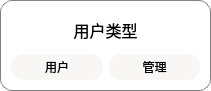
  <widget class="QGroupBox" name="chooseType">
   <property name="geometry">
    <rect>
     <x>20</x>
     <y>20</y>
     <width>211</width>
     <height>91</height>
    </rect>
   </property>
   <property name="styleSheet">
    <string notr="true">QGroupBox{
background-color: rgba(255, 255, 255, 200);
border-radius:12px;
border: 1px solid gray;
}</string>
   </property>
   <layout class="QVBoxLayout" name="verticalLayout_4">
    <property name="leftMargin">
     <number>10</number>
    </property>
    <property name="topMargin">
     <number>10</number>
    </property>
    <property name="rightMargin">
     <number>10</number>
    </property>
    <property name="bottomMargin">
     <number>10</number>
    </property>
    <item>
     <widget class="QLabel" name="Title_2">
      <property name="minimumSize">
       <size>
        <width>0</width>
        <height>32</height>
       </size>
      </property>
      <property name="font">
       <font>
        <family>aakar</family>
        <pointsize>12</pointsize>
        <bold>false</bold>
       </font>
      </property>
      <property name="text">
       <string>用户类型</string>
      </property>
      <property name="alignment">
       <set>Qt::AlignCenter</set>
      </property>
     </widget>
    </item>
    <item>
     <layout class="QHBoxLayout" name="horizontalLayout">
      <item>
       <widget class="QPushButton" name="customerType">
        <property name="sizePolicy">
         <sizepolicy hsizetype="Minimum" vsizetype="Fixed">
          <horstretch>0</horstretch>
          <verstretch>0</verstretch>
         </sizepolicy>
        </property>
        <property name="maximumSize">
         <size>
          <width>128</width>
          <height>16777215</height>
         </size>
        </property>
        <property name="palette">
         <palette>
          <active>
           <colorrole role="WindowText">
            <brush brushstyle="SolidPattern">
             <color alpha="255">
              <red>0</red>
              <green>0</green>
              <blue>0</blue>
             </color>
            </brush>
           </colorrole>
           <colorrole role="Button">
            <brush brushstyle="SolidPattern">
             <color alpha="200">
              <red>246</red>
              <green>245</green>
              <blue>244</blue>
             </color>
            </brush>
           </colorrole>
           <colorrole role="Light">
            <brush brushstyle="SolidPattern">
             <color alpha="255">
              <red>255</red>
              <green>255</green>
              <blue>255</blue>
             </color>
            </brush>
           </colorrole>
           <colorrole role="Midlight">
            <brush brushstyle="SolidPattern">
             <color alpha="255">
              <red>255</red>
              <green>255</green>
              <blue>255</blue>
             </color>
            </brush>
           </colorrole>
           <colorrole role="Dark">
            <brush brushstyle="SolidPattern">
             <color alpha="255">
              <red>127</red>
              <green>127</green>
              <blue>127</blue>
             </color>
            </brush>
           </colorrole>
           <colorrole role="Mid">
            <brush brushstyle="SolidPattern">
             <color alpha="255">
              <red>170</red>
              <green>170</green>
              <blue>170</blue>
             </color>
            </brush>
           </colorrole>
           <colorrole role="Text">
            <brush brushstyle="SolidPattern">
             <color alpha="255">
              <red>0</red>
              <green>0</green>
              <blue>0</blue>
             </color>
            </brush>
           </colorrole>
           <colorrole role="BrightText">
            <brush brushstyle="SolidPattern">
             <color alpha="255">
              <red>255</red>
              <green>255</green>
              <blue>255</blue>
             </color>
            </brush>
           </colorrole>
           <colorrole role="ButtonText">
            <brush brushstyle="SolidPattern">
             <color alpha="255">
              <red>0</red>
              <green>0</green>
              <blue>0</blue>
             </color>
            </brush>
           </colorrole>
           <colorrole role="Base">
            <brush brushstyle="SolidPattern">
             <color alpha="200">
              <red>246</red>
              <green>245</green>
              <blue>244</blue>
             </color>
            </brush>
           </colorrole>
           <colorrole role="Window">
            <brush brushstyle="SolidPattern">
             <color alpha="200">
              <red>246</red>
              <green>245</green>
              <blue>244</blue>
             </color>
            </brush>
           </colorrole>
           <colorrole role="Shadow">
            <brush brushstyle="SolidPattern">
             <color alpha="255">
              <red>0</red>
              <green>0</green>
              <blue>0</blue>
             </color>
            </brush>
           </colorrole>
           <colorrole role="AlternateBase">
            <brush brushstyle="SolidPattern">
             <color alpha="255">
              <red>255</red>
              <green>255</green>
              <blue>255</blue>
             </color>
            </brush>
           </colorrole>
           <colorrole role="ToolTipBase">
            <brush brushstyle="SolidPattern">
             <color alpha="255">
              <red>255</red>
              <green>255</green>
              <blue>220</blue>
             </color>
            </brush>
           </colorrole>
           <colorrole role="ToolTipText">
            <brush brushstyle="SolidPattern">
             <color alpha="255">
              <red>0</red>
              <green>0</green>
              <blue>0</blue>
             </color>
            </brush>
           </colorrole>
           <colorrole role="PlaceholderText">
            <brush brushstyle="SolidPattern">
             <color alpha="127">
              <red>0</red>
              <green>0</green>
              <blue>0</blue>
             </color>
            </brush>
           </colorrole>
          </active>
          <inactive>
           <colorrole role="WindowText">
            <brush brushstyle="SolidPattern">
             <color alpha="255">
              <red>0</red>
              <green>0</green>
              <blue>0</blue>
             </color>
            </brush>
           </colorrole>
           <colorrole role="Button">
            <brush brushstyle="SolidPattern">
             <color alpha="200">
              <red>246</red>
              <green>245</green>
              <blue>244</blue>
             </color>
            </brush>
           </colorrole>
           <colorrole role="Light">
            <brush brushstyle="SolidPattern">
             <color alpha="255">
              <red>255</red>
              <green>255</green>
              <blue>255</blue>
             </color>
            </brush>
           </colorrole>
           <colorrole role="Midlight">
            <brush brushstyle="SolidPattern">
             <color alpha="255">
              <red>202</red>
              <green>202</green>
              <blue>202</blue>
             </color>
            </brush>
           </colorrole>
           <colorrole role="Dark">
            <brush brushstyle="SolidPattern">
             <color alpha="255">
              <red>159</red>
              <green>159</green>
              <blue>159</blue>
             </color>
            </brush>
           </colorrole>
           <colorrole role="Mid">
            <brush brushstyle="SolidPattern">
             <color alpha="255">
              <red>184</red>
              <green>184</green>
              <blue>184</blue>
             </color>
            </brush>
           </colorrole>
           <colorrole role="Text">
            <brush brushstyle="SolidPattern">
             <color alpha="255">
              <red>0</red>
              <green>0</green>
              <blue>0</blue>
             </color>
            </brush>
           </colorrole>
           <colorrole role="BrightText">
            <brush brushstyle="SolidPattern">
             <color alpha="255">
              <red>255</red>
              <green>255</green>
              <blue>255</blue>
             </color>
            </brush>
           </colorrole>
           <colorrole role="ButtonText">
            <brush brushstyle="SolidPattern">
             <color alpha="255">
              <red>0</red>
              <green>0</green>
              <blue>0</blue>
             </color>
            </brush>
           </colorrole>
           <colorrole role="Base">
            <brush brushstyle="SolidPattern">
             <color alpha="200">
              <red>246</red>
              <green>245</green>
              <blue>244</blue>
             </color>
            </brush>
           </colorrole>
           <colorrole role="Window">
            <brush brushstyle="SolidPattern">
             <color alpha="200">
              <red>246</red>
              <green>245</green>
              <blue>244</blue>
             </color>
            </brush>
           </colorrole>
           <colorrole role="Shadow">
            <brush brushstyle="SolidPattern">
             <color alpha="255">
              <red>118</red>
              <green>118</green>
              <blue>118</blue>
             </color>
            </brush>
           </colorrole>
           <colorrole role="AlternateBase">
            <brush brushstyle="SolidPattern">
             <color alpha="255">
              <red>247</red>
              <green>247</green>
              <blue>247</blue>
             </color>
            </brush>
           </colorrole>
           <colorrole role="ToolTipBase">
            <brush brushstyle="SolidPattern">
             <color alpha="255">
              <red>255</red>
              <green>255</green>
              <blue>220</blue>
             </color>
            </brush>
           </colorrole>
           <colorrole role="ToolTipText">
            <brush brushstyle="SolidPattern">
             <color alpha="255">
              <red>0</red>
              <green>0</green>
              <blue>0</blue>
             </color>
            </brush>
           </colorrole>
           <colorrole role="PlaceholderText">
            <brush brushstyle="SolidPattern">
             <color alpha="128">
              <red>0</red>
              <green>0</green>
              <blue>0</blue>
             </color>
            </brush>
           </colorrole>
          </inactive>
          <disabled>
           <colorrole role="WindowText">
            <brush brushstyle="SolidPattern">
             <color alpha="255">
              <red>127</red>
              <green>127</green>
              <blue>127</blue>
             </color>
            </brush>
           </colorrole>
           <colorrole role="Button">
            <brush brushstyle="SolidPattern">
             <color alpha="200">
              <red>246</red>
              <green>245</green>
              <blue>244</blue>
             </color>
            </brush>
           </colorrole>
           <colorrole role="Light">
            <brush brushstyle="SolidPattern">
             <color alpha="255">
              <red>255</red>
              <green>255</green>
              <blue>255</blue>
             </color>
            </brush>
           </colorrole>
           <colorrole role="Midlight">
            <brush brushstyle="SolidPattern">
             <color alpha="255">
              <red>255</red>
              <green>255</green>
              <blue>255</blue>
             </color>
            </brush>
           </colorrole>
           <colorrole role="Dark">
            <brush brushstyle="SolidPattern">
             <color alpha="255">
              <red>127</red>
              <green>127</green>
              <blue>127</blue>
             </color>
            </brush>
           </colorrole>
           <colorrole role="Mid">
            <brush brushstyle="SolidPattern">
             <color alpha="255">
              <red>170</red>
              <green>170</green>
              <blue>170</blue>
             </color>
            </brush>
           </colorrole>
           <colorrole role="Text">
            <brush brushstyle="SolidPattern">
             <color alpha="255">
              <red>127</red>
              <green>127</green>
              <blue>127</blue>
             </color>
            </brush>
           </colorrole>
           <colorrole role="BrightText">
            <brush brushstyle="SolidPattern">
             <color alpha="255">
              <red>255</red>
              <green>255</green>
              <blue>255</blue>
             </color>
            </brush>
           </colorrole>
           <colorrole role="ButtonText">
            <brush brushstyle="SolidPattern">
             <color alpha="255">
              <red>127</red>
              <green>127</green>
              <blue>127</blue>
             </color>
            </brush>
           </colorrole>
           <colorrole role="Base">
            <brush brushstyle="SolidPattern">
             <color alpha="200">
              <red>246</red>
              <green>245</green>
              <blue>244</blue>
             </color>
            </brush>
           </colorrole>
           <colorrole role="Window">
            <brush brushstyle="SolidPattern">
             <color alpha="200">
              <red>246</red>
              <green>245</green>
              <blue>244</blue>
             </color>
            </brush>
           </colorrole>
           <colorrole role="Shadow">
            <brush brushstyle="SolidPattern">
             <color alpha="255">
              <red>177</red>
              <green>177</green>
              <blue>177</blue>
             </color>
            </brush>
           </colorrole>
           <colorrole role="AlternateBase">
            <brush brushstyle="SolidPattern">
             <color alpha="255">
              <red>247</red>
              <green>247</green>
              <blue>247</blue>
             </color>
            </brush>
           </colorrole>
           <colorrole role="ToolTipBase">
            <brush brushstyle="SolidPattern">
             <color alpha="255">
              <red>255</red>
              <green>255</green>
              <blue>220</blue>
             </color>
            </brush>
           </colorrole>
           <colorrole role="ToolTipText">
            <brush brushstyle="SolidPattern">
             <color alpha="255">
              <red>0</red>
              <green>0</green>
              <blue>0</blue>
             </color>
            </brush>
           </colorrole>
           <colorrole role="PlaceholderText">
            <brush brushstyle="SolidPattern">
             <color alpha="128">
              <red>0</red>
              <green>0</green>
              <blue>0</blue>
             </color>
            </brush>
           </colorrole>
          </disabled>
         </palette>
        </property>
        <property name="mouseTracking">
         <bool>true</bool>
        </property>
        <property name="styleSheet">
         <string notr="true">QPushButton{
background-color: rgba(246, 245, 244, 200);
border-radius:12px;
padding:4px 4px;
font-size:12px;
border-style: outset;
}

QPushButton:hover{
background-color:rgba(222, 221, 218, 200); 
color: black;
}

QPushButton:pressed{
background-color:rgba(192, 191, 188, 200);
border-style: inset;
}

QPushButton:checked{
background-color:rgba(255, 163, 72, 200);
border-style: inset;
}</string>
        </property>
        <property name="text">
         <string>用户</string>
        </property>
        <property name="checkable">
         <bool>true</bool>
        </property>
        <property name="checked">
         <bool>false</bool>
        </property>
        <property name="default">
         <bool>false</bool>
        </property>
        <property name="flat">
         <bool>false</bool>
        </property>
       </widget>
      </item>
      <item>
       <widget class="QPushButton" name="waiterType">
        <property name="sizePolicy">
         <sizepolicy hsizetype="Minimum" vsizetype="Fixed">
          <horstretch>0</horstretch>
          <verstretch>0</verstretch>
         </sizepolicy>
        </property>
        <property name="maximumSize">
         <size>
          <width>128</width>
          <height>16777215</height>
         </size>
        </property>
        <property name="palette">
         <palette>
          <active>
           <colorrole role="WindowText">
            <brush brushstyle="SolidPattern">
             <color alpha="255">
              <red>0</red>
              <green>0</green>
              <blue>0</blue>
             </color>
            </brush>
           </colorrole>
           <colorrole role="Button">
            <brush brushstyle="SolidPattern">
             <color alpha="200">
              <red>246</red>
              <green>245</green>
              <blue>244</blue>
             </color>
            </brush>
           </colorrole>
           <colorrole role="Light">
            <brush brushstyle="SolidPattern">
             <color alpha="255">
              <red>255</red>
              <green>255</green>
              <blue>255</blue>
             </color>
            </brush>
           </colorrole>
           <colorrole role="Midlight">
            <brush brushstyle="SolidPattern">
             <color alpha="255">
              <red>255</red>
              <green>255</green>
              <blue>255</blue>
             </color>
            </brush>
           </colorrole>
           <colorrole role="Dark">
            <brush brushstyle="SolidPattern">
             <color alpha="255">
              <red>127</red>
              <green>127</green>
              <blue>127</blue>
             </color>
            </brush>
           </colorrole>
           <colorrole role="Mid">
            <brush brushstyle="SolidPattern">
             <color alpha="255">
              <red>170</red>
              <green>170</green>
              <blue>170</blue>
             </color>
            </brush>
           </colorrole>
           <colorrole role="Text">
            <brush brushstyle="SolidPattern">
             <color alpha="255">
              <red>0</red>
              <green>0</green>
              <blue>0</blue>
             </color>
            </brush>
           </colorrole>
           <colorrole role="BrightText">
            <brush brushstyle="SolidPattern">
             <color alpha="255">
              <red>255</red>
              <green>255</green>
              <blue>255</blue>
             </color>
            </brush>
           </colorrole>
           <colorrole role="ButtonText">
            <brush brushstyle="SolidPattern">
             <color alpha="255">
              <red>0</red>
              <green>0</green>
              <blue>0</blue>
             </color>
            </brush>
           </colorrole>
           <colorrole role="Base">
            <brush brushstyle="SolidPattern">
             <color alpha="200">
              <red>246</red>
              <green>245</green>
              <blue>244</blue>
             </color>
            </brush>
           </colorrole>
           <colorrole role="Window">
            <brush brushstyle="SolidPattern">
             <color alpha="200">
              <red>246</red>
              <green>245</green>
              <blue>244</blue>
             </color>
            </brush>
           </colorrole>
           <colorrole role="Shadow">
            <brush brushstyle="SolidPattern">
             <color alpha="255">
              <red>0</red>
              <green>0</green>
              <blue>0</blue>
             </color>
            </brush>
           </colorrole>
           <colorrole role="AlternateBase">
            <brush brushstyle="SolidPattern">
             <color alpha="255">
              <red>255</red>
              <green>255</green>
              <blue>255</blue>
             </color>
            </brush>
           </colorrole>
           <colorrole role="ToolTipBase">
            <brush brushstyle="SolidPattern">
             <color alpha="255">
              <red>255</red>
              <green>255</green>
              <blue>220</blue>
             </color>
            </brush>
           </colorrole>
           <colorrole role="ToolTipText">
            <brush brushstyle="SolidPattern">
             <color alpha="255">
              <red>0</red>
              <green>0</green>
              <blue>0</blue>
             </color>
            </brush>
           </colorrole>
           <colorrole role="PlaceholderText">
            <brush brushstyle="SolidPattern">
             <color alpha="127">
              <red>0</red>
              <green>0</green>
              <blue>0</blue>
             </color>
            </brush>
           </colorrole>
          </active>
          <inactive>
           <colorrole role="WindowText">
            <brush brushstyle="SolidPattern">
             <color alpha="255">
              <red>0</red>
              <green>0</green>
              <blue>0</blue>
             </color>
            </brush>
           </colorrole>
           <colorrole role="Button">
            <brush brushstyle="SolidPattern">
             <color alpha="200">
              <red>246</red>
              <green>245</green>
              <blue>244</blue>
             </color>
            </brush>
           </colorrole>
           <colorrole role="Light">
            <brush brushstyle="SolidPattern">
             <color alpha="255">
              <red>255</red>
              <green>255</green>
              <blue>255</blue>
             </color>
            </brush>
           </colorrole>
           <colorrole role="Midlight">
            <brush brushstyle="SolidPattern">
             <color alpha="255">
              <red>202</red>
              <green>202</green>
              <blue>202</blue>
             </color>
            </brush>
           </colorrole>
           <colorrole role="Dark">
            <brush brushstyle="SolidPattern">
             <color alpha="255">
              <red>159</red>
              <green>159</green>
              <blue>159</blue>
             </color>
            </brush>
           </colorrole>
           <colorrole role="Mid">
            <brush brushstyle="SolidPattern">
             <color alpha="255">
              <red>184</red>
              <green>184</green>
              <blue>184</blue>
             </color>
            </brush>
           </colorrole>
           <colorrole role="Text">
            <brush brushstyle="SolidPattern">
             <color alpha="255">
              <red>0</red>
              <green>0</green>
              <blue>0</blue>
             </color>
            </brush>
           </colorrole>
           <colorrole role="BrightText">
            <brush brushstyle="SolidPattern">
             <color alpha="255">
              <red>255</red>
              <green>255</green>
              <blue>255</blue>
             </color>
            </brush>
           </colorrole>
           <colorrole role="ButtonText">
            <brush brushstyle="SolidPattern">
             <color alpha="255">
              <red>0</red>
              <green>0</green>
              <blue>0</blue>
             </color>
            </brush>
           </colorrole>
           <colorrole role="Base">
            <brush brushstyle="SolidPattern">
             <color alpha="200">
              <red>246</red>
              <green>245</green>
              <blue>244</blue>
             </color>
            </brush>
           </colorrole>
           <colorrole role="Window">
            <brush brushstyle="SolidPattern">
             <color alpha="200">
              <red>246</red>
              <green>245</green>
              <blue>244</blue>
             </color>
            </brush>
           </colorrole>
           <colorrole role="Shadow">
            <brush brushstyle="SolidPattern">
             <color alpha="255">
              <red>118</red>
              <green>118</green>
              <blue>118</blue>
             </color>
            </brush>
           </colorrole>
           <colorrole role="AlternateBase">
            <brush brushstyle="SolidPattern">
             <color alpha="255">
              <red>247</red>
              <green>247</green>
              <blue>247</blue>
             </color>
            </brush>
           </colorrole>
           <colorrole role="ToolTipBase">
            <brush brushstyle="SolidPattern">
             <color alpha="255">
              <red>255</red>
              <green>255</green>
              <blue>220</blue>
             </color>
            </brush>
           </colorrole>
           <colorrole role="ToolTipText">
            <brush brushstyle="SolidPattern">
             <color alpha="255">
              <red>0</red>
              <green>0</green>
              <blue>0</blue>
             </color>
            </brush>
           </colorrole>
           <colorrole role="PlaceholderText">
            <brush brushstyle="SolidPattern">
             <color alpha="128">
              <red>0</red>
              <green>0</green>
              <blue>0</blue>
             </color>
            </brush>
           </colorrole>
          </inactive>
          <disabled>
           <colorrole role="WindowText">
            <brush brushstyle="SolidPattern">
             <color alpha="255">
              <red>127</red>
              <green>127</green>
              <blue>127</blue>
             </color>
            </brush>
           </colorrole>
           <colorrole role="Button">
            <brush brushstyle="SolidPattern">
             <color alpha="200">
              <red>246</red>
              <green>245</green>
              <blue>244</blue>
             </color>
            </brush>
           </colorrole>
           <colorrole role="Light">
            <brush brushstyle="SolidPattern">
             <color alpha="255">
              <red>255</red>
              <green>255</green>
              <blue>255</blue>
             </color>
            </brush>
           </colorrole>
           <colorrole role="Midlight">
            <brush brushstyle="SolidPattern">
             <color alpha="255">
              <red>255</red>
              <green>255</green>
              <blue>255</blue>
             </color>
            </brush>
           </colorrole>
           <colorrole role="Dark">
            <brush brushstyle="SolidPattern">
             <color alpha="255">
              <red>127</red>
              <green>127</green>
              <blue>127</blue>
             </color>
            </brush>
           </colorrole>
           <colorrole role="Mid">
            <brush brushstyle="SolidPattern">
             <color alpha="255">
              <red>170</red>
              <green>170</green>
              <blue>170</blue>
             </color>
            </brush>
           </colorrole>
           <colorrole role="Text">
            <brush brushstyle="SolidPattern">
             <color alpha="255">
              <red>127</red>
              <green>127</green>
              <blue>127</blue>
             </color>
            </brush>
           </colorrole>
           <colorrole role="BrightText">
            <brush brushstyle="SolidPattern">
             <color alpha="255">
              <red>255</red>
              <green>255</green>
              <blue>255</blue>
             </color>
            </brush>
           </colorrole>
           <colorrole role="ButtonText">
            <brush brushstyle="SolidPattern">
             <color alpha="255">
              <red>127</red>
              <green>127</green>
              <blue>127</blue>
             </color>
            </brush>
           </colorrole>
           <colorrole role="Base">
            <brush brushstyle="SolidPattern">
             <color alpha="200">
              <red>246</red>
              <green>245</green>
              <blue>244</blue>
             </color>
            </brush>
           </colorrole>
           <colorrole role="Window">
            <brush brushstyle="SolidPattern">
             <color alpha="200">
              <red>246</red>
              <green>245</green>
              <blue>244</blue>
             </color>
            </brush>
           </colorrole>
           <colorrole role="Shadow">
            <brush brushstyle="SolidPattern">
             <color alpha="255">
              <red>177</red>
              <green>177</green>
              <blue>177</blue>
             </color>
            </brush>
           </colorrole>
           <colorrole role="AlternateBase">
            <brush brushstyle="SolidPattern">
             <color alpha="255">
              <red>247</red>
              <green>247</green>
              <blue>247</blue>
             </color>
            </brush>
           </colorrole>
           <colorrole role="ToolTipBase">
            <brush brushstyle="SolidPattern">
             <color alpha="255">
              <red>255</red>
              <green>255</green>
              <blue>220</blue>
             </color>
            </brush>
           </colorrole>
           <colorrole role="ToolTipText">
            <brush brushstyle="SolidPattern">
             <color alpha="255">
              <red>0</red>
              <green>0</green>
              <blue>0</blue>
             </color>
            </brush>
           </colorrole>
           <colorrole role="PlaceholderText">
            <brush brushstyle="SolidPattern">
             <color alpha="128">
              <red>0</red>
              <green>0</green>
              <blue>0</blue>
             </color>
            </brush>
           </colorrole>
          </disabled>
         </palette>
        </property>
        <property name="mouseTracking">
         <bool>true</bool>
        </property>
        <property name="styleSheet">
         <string notr="true">QPushButton{
background-color: rgba(246, 245, 244, 200);
border-radius:12px;
padding:4px 4px;
font-size:12px;
border-style: outset;
}

QPushButton:hover{
background-color:rgba(222, 221, 218, 200); 
color: black;
}

QPushButton:pressed{
background-color:rgba(192, 191, 188, 200);
border-style: inset;
}

QPushButton:checked{
background-color:rgba(255, 163, 72, 200);
border-style: inset;
}</string>
        </property>
        <property name="text">
         <string>管理</string>
        </property>
        <property name="checkable">
         <bool>true</bool>
        </property>
        <property name="default">
         <bool>false</bool>
        </property>
        <property name="flat">
         <bool>false</bool>
        </property>
       </widget>
      </item>
     </layout>
    </item>
   </layout>
  </widget>
